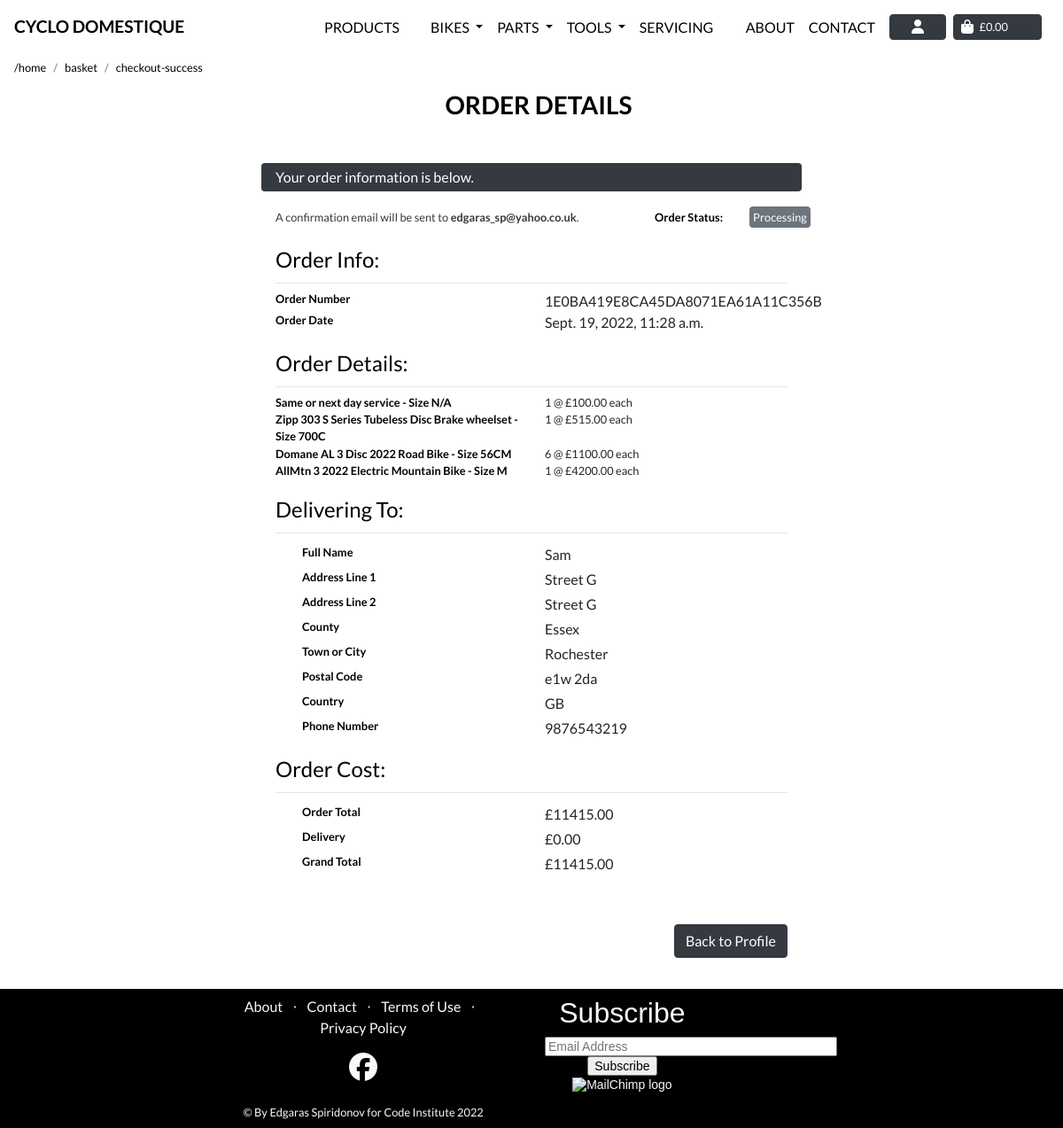
The app's page /profile/order_history/1E0BA419E8CA45DA8071EA61A11C356B with its own data.
### checkout/models.py (models this page shows, shortened)
class Order(models.Model):
    order_number = models.CharField(max_length=32, null=False, editable=False)
    user_profile = models.ForeignKey(UserProfile, on_delete=models.SET_NULL,
                                     null=True, blank=True,
                                     related_name='orders')
    full_name = models.CharField(max_length=50, null=False, blank=False)
    email = models.EmailField(max_length=254, null=False, blank=False)
    phone_number = models.CharField(max_length=20, null=False, blank=False)
    town_or_city = models.CharField(max_length=40, null=False, blank=False)
    street_address1 = models.CharField(max_length=80, null=False, blank=False)
    street_address2 = models.CharField(max_length=80, null=True, blank=True)
    county = models.CharField(max_length=80, null=True, blank=True)
    country = CountryField(blank_label='Country *', null=False, blank=False)
    postcode = models.CharField(max_length=20, null=True, blank=True)
    date = models.DateTimeField(auto_now_add=True)
    delivery_cost = models.DecimalField(max_digits=6,
                                        decimal_places=2,
                                        null=False, default=0)
    order_total = models.DecimalField(max_digits=10,
                                      decimal_places=2,
                                      null=False, default=0)
    grand_total = models.DecimalField(max_digits=10,
                                      decimal_places=2,
                                      null=False, default=0)
    original_basket = models.TextField(null=False, blank=False, default='')
    stripe_pid = models.CharField(max_length=254,
                                  null=False, blank=False, default='')
    status = models.IntegerField(choices=status, default=0)

class OrderLineItem(models.Model):
    order = models.ForeignKey(Order, null=False, blank=False,
                              on_delete=models.CASCADE,
                              related_name='lineitems')
    product = models.ForeignKey(Product, null=False, blank=False,
                                on_delete=models.CASCADE)
    sku = models.CharField(max_length=254, null=True, blank=True)
    product_size = models.CharField(max_length=10, null=True, blank=True)
    quantity = models.IntegerField(null=False, blank=False, default=0)
    lineitem_total = models.DecimalField(max_digits=10, decimal_places=2,
                                         null=False, blank=False,
                                         editable=False)

### products/models.py (models this page shows, shortened)
class Product(models.Model):
    category = models.ForeignKey('Category', null=True, blank=True,
                                 on_delete=models.SET_NULL)
    sku = models.CharField(max_length=254, null=True, blank=True)
    brand = models.CharField(max_length=254)
    name = models.CharField(max_length=254)
    size = models.CharField(max_length=254, null=True, blank=True)
    amount = models.DecimalField(max_digits=10, decimal_places=0, default=10)
    color = models.CharField(max_length=30, null=True, blank=True)
    description = models.TextField(max_length=254, null=True, blank=True)
    full_description = models.TextField(blank=True, null=True)
    key_features = models.TextField(blank=True, null=True)
    price = models.DecimalField(max_digits=6, decimal_places=2)
    rating = models.DecimalField(max_digits=6, decimal_places=1,
                                 null=True, blank=True)
    image = models.ImageField(null=True, blank=True)
    image_url = models.URLField(max_length=1024, null=True, blank=True)

### profiles/views.py (the view)
# urls.py: path('order_history/<order_number>',
def order_history(request, order_number):
    order = get_object_or_404(Order, order_number=order_number)
    messages.info(request, (
        f'This is a past confirmation for order number {order_number}. '
        'A confirmation was emailed on the order date.'
    ))
    template = 'checkout/checkout_success.html'
    context = {
        'order': order,
        'from_profile': True,
    }
    return render(request, template, context)

### checkout/templates/checkout/checkout_success.html (shortened to what this page needs)
{% extends "base.html" %}
{% load static %}
{% block extra_css %}
<link rel="stylesheet" href="{% static 'checkout/css/checkout.css' %}">
<link rel="stylesheet" href="{% static 'css/page_navbar.css' %}">
{% endblock %}
{% block page_header %}
<div class="header-container header-mobile">
</div>
{% endblock %}
{% block content %}
<div class="ml-3">
    <div class="col-md-12 px-0 mb-1">
        <nav aria-label="breadcrumb">
            <ol class="breadcrumb bg-transparent pl-0 mb-0  small">
                <li class="breadcrumb-item"><a class="text-black text-lowercase" href="/">/home</a></li>
                <li class="breadcrumb-item"><a class="text-black text-lowercase" href="/basket">basket</a></li>
                <li class="breadcrumb-item"><a class="text-black text-lowercase"
                        href="/checkout/checkout_success/{{ order.order_number }}">checkout-success</a></li>
            </ol>
        </nav>
    </div>
</div>
<div class="container">
    <div class="row">
        <div class="col">
            <h3 class="text-black text-uppercase font-weight-bold mb-5 text-center pl-3"> Order Details </h3>
        </div>
    </div>
    <div class="row">
        <div class="col-2 d-none d-md-block d-lg-block d-xl-block"></div>
        <div class="col-12 col-md-8 ">
            <p class="pl-3 py-1 bg-dark text-white rounded">Your order information is below.</p>
            <div class="row">
                <div class="col-12 col-md-8 small">
                    <p class="pl-3 py-1 text-dark rounded ">A confirmation email will be sent to
                        <strong>{{ order.email }}</strong>.</p>
                </div>
                <div class="col-12 col-md-4">
                    <div class="row">
                        <div class="col-12 col-md-7 text-right">
                            <p class="mb-0 pl-3 py-1 small text-black  font-weight-bold ">Order Status:</p>
                        </div>
                        <div class="col-12 col-md-5 text-right">
                            <p class="my-0 mx-0 py-1 small ">
                                {% if order.status == 1 %}
                                <span class="p-1 rounded bg-primary text-white ">Shipped</span>
                                {% elif order.status == 2 %}
                                <span class="p-1 rounded bg-success text-white ">Completed</span>
                                {% elif order.status == 3 %}
                                <span class="p-1 rounded bg-warning text-dark">Hold</span>
                                {% elif order.status == 4 %}
                                <span class="p-1 rounded bg-danger text-white">Canceled</span>
                                {% else %}
                                <span class="p-1 rounded bg-secondary text-white">Processing</span>
                                {% endif %}
                            </p>
                        </div>
                    </div>
                </div>
            </div>
            <div class="order-confirmation-wrapper rounded  ">
                <fieldset class="rounded px-3 mb-3 ">
                    <legend class="fieldset-label text-black  w-auto">Order Info:</legend>
                    <hr class="mt-0 mb-2">
                    <div class="row">
                        <div class="col-12 col-md-6">
                            <p class="mb-0 text-black small font-weight-bold ">Order Number</p>
                        </div>
                        <div class="col-12 col-md-6 text-md-right">
                            <p class="mb-0">{{ order.order_number }}</p>
                        </div>
                    </div>
                    <div class="row">
                        <div class="col-12 col-md-6">
                            <p class="mb-0 text-black small font-weight-bold">Order Date</p>
                        </div>
                        <div class="col-12  col-md-6 text-left">
                            <p class="mb-0">{{ order.date }}</p>
                        </div>
                    </div>
                </fieldset>
                <fieldset class="rounded px-3 mb-3 ">
                    <legend class="fieldset-label text-black  w-auto">Order Details:</legend>
                    <hr class="mt-0 mb-2">
                    {% for item in order.lineitems.all %}
                    <div class="row">
                        <div class="col-12 col-md-6">
                            <p class="mb-0 text-black small font-weight-bold">
                                {{ item.product.name }} - Size {{ item.product.size|upper }}
                            </p>
                        </div>
                        <div class="col-12 col-md-6 text-left">
                            <p class="small mb-0">{{ item.quantity }} @ <span
                                    class="poundSign currency">{{ item.product.price }} </span> each</p>
                        </div>
                    </div>
                    {% endfor %}
                </fieldset>
                <fieldset class="rounded px-3 mb-3 ">
                    <legend class="fieldset-label text-black  w-auto">Delivering To:</legend>
                    <hr class="mt-0 mb-2">
                    <div class="col-12 d-inline-flex">
                        <div class="col-6 col-md-6 col-sm-6 small font-weight-bold">
                            <p class="mb-0 text-black">Full Name</p>
                        </div>
                        <div class="col-6 col-md-6 col-sm-6 text-left">
                            <p class="mb-0">{{ order.full_name }}</p>
                        </div>
                    </div>
                    <div class="col-12 d-inline-flex">
                        <div class="col-6 col-md-6">
                            <p class="mb-0 small text-black font-weight-bold">Address Line 1</p>
                        </div>
                        <div class="col-6 col-md-6 text-left">
                            <p class="mb-0">{{ order.street_address1 }}</p>
                        </div>
                    </div>
                    {% if order.street_address2 %}
                    <div class="col-12 d-inline-flex">
                        <div class="col-6 col-md-6">
                            <p class="mb-0  small text-black font-weight-bold">Address Line 2</p>
                        </div>
                        <div class="col-6 col-md-6 text-left">
                            <p class="mb-0">{{ order.street_address1 }}</p>
                        </div>
                    </div>
                    {% endif %}
                    {% if order.county %}
                    <div class="col-12 d-inline-flex">
                        <div class="col-6 col-md-6">
                            <p class="mb-0  small text-black font-weight-bold">County</p>
                        </div>
                        <div class="col-6 col-md-6 text-left">
                            <p class="mb-0">{{ order.county }}</p>
                        </div>
                    </div>
                    {% endif %}
                    <div class="col-12 d-inline-flex">
                        <div class="col-6 col-md-6">
                            <p class="mb-0  small text-black font-weight-bold">Town or City</p>
                        </div>
                        <div class="col-6 col-md-6 text-left">
                            <p class="mb-0">{{ order.town_or_city }}</p>
                        </div>
                    </div>
                    {% if order.postcode %}
                    <div class="col-12 d-inline-flex">
                        <div class="col-6 col-md-6">
                            <p class="mb-0  small text-black font-weight-bold">Postal Code</p>
                        </div>
                        <div class="col-6 col-md-6 text-left">
                            <p class="mb-0">{{ order.postcode }}</p>
                        </div>
                    </div>
                    {% endif %}
                    <div class="col-12 d-inline-flex">
                        <div class="col-6 col-md-6">
                            <p class="mb-0  small text-black font-weight-bold">Country</p>
                        </div>
                        <div class="col-6 col-md-6 text-left">
                            <p class="mb-0">{{ order.country }}</p>
                        </div>
                    </div>
                    <div class="col-12 d-inline-flex">
                        <div class="col-6 col-md-6">
                            <p class="mb-0  small text-black font-weight-bold">Phone Number</p>
                        </div>
                        <div class="col-6 col-md-6 text-left">
                            <p class="mb-0">{{ order.phone_number }}</p>
                        </div>
                    </div>
                </fieldset>
                <fieldset class="rounded px-3 mb-6 ">
                    <legend class="fieldset-label  text-black  w-auto">Order Cost:</legend>
                    <hr class="mt-0 mb-2">
                    <div class="col-12 d-inline-flex">
                        <div class="col-6 col-md-6">
                            <p class="mb-0  small text-black font-weight-bold">Order Total</p>
                        </div>
                        <div class="col-6 col-md-6 text-left">
                            <p class="mb-0 poundSign currency">{{ order.order_total }}</p>
                        </div>
                    </div>
                    <div class="col-12 d-inline-flex">
                        <div class="col-6 col-md-6">
                            <p class="mb-0 small text-black font-weight-bold">Delivery</p>
                        </div>
                        <div class="col-6 col-md-6 text-left">
                            <p class="mb-0 poundSign currency">{{ order.delivery_cost }}</p>
                        </div>
                    </div>
                    <div class="col-12 d-inline-flex">
                        <div class="col-6 col-md-6">
                            <p class="mb-0 small text-black font-weight-bold">Grand Total</p>
                        </div>
                        <div class="col-6 col-md-6 text-left">
                            <p class="mb-0 poundSign currency">{{ order.grand_total }}</p>
                        </div>
                    </div>
                </fieldset>
            </div>
            <div class="text-right mt-5 mb-4 float-right">
                {% if from_profile %}
                <a href="{% url 'profile_orders' %}" class="btn btn-dark rounded flex-column my-2 float-right mr-3  ">
                    <span class="">Back to Profile</span>
                </a>
                {% endif %}
            </div>
        </div>
        <div class="col-2 d-none d-md-block d-lg-block d-xl-block"></div>
    </div>
</div>
{% include "includes/footer.html" %}
{% endblock %}

### static/css/base.css (style rules this page uses)
html { height: 100%; margin: 0; }
body { padding-bottom: calc(20vh); position: relative; min-height: 100%; font-family: 'Lato'; overflow-x: hidden; }
.text-black { color: black !important; }
.poundSign:before { content: '£'; }
@media (min-width: 1200px) { .container { max-width: 80%; } }
.header-container { padding-top: 55px; }
@media (min-width: 991px) { .header-container { padding-top: 55px; } }

### records on screen
Order: email "edgaras_sp@yahoo.co.uk", order_number "1E0BA419E8CA45DA8071EA61A11C356B", date "Sept. 19, 2022, 11:28 a.m.", full_name "Sam", street_address1 "Street G", county "Essex", town_or_city "Rochester", postcode "e1w 2da", country "GB", phone_number "9876543219", order_total "11415.00", delivery_cost "0.00", grand_total "11415.00"
OrderLineItem: product.name "Same or next day service", product.size "N/A", quantity "1", product.price "100.00"
OrderLineItem: product.name "Zipp 303 S Series Tubeless Disc Brake wheelset", product.size "700C", quantity "1", product.price "515.00"
OrderLineItem: product.name "Domane AL 3 Disc 2022 Road Bike", product.size "56CM", quantity "6", product.price "1100.00"
OrderLineItem: product.name "AllMtn 3 2022 Electric Mountain Bike", product.size "M", quantity "1", product.price "4200.00"
